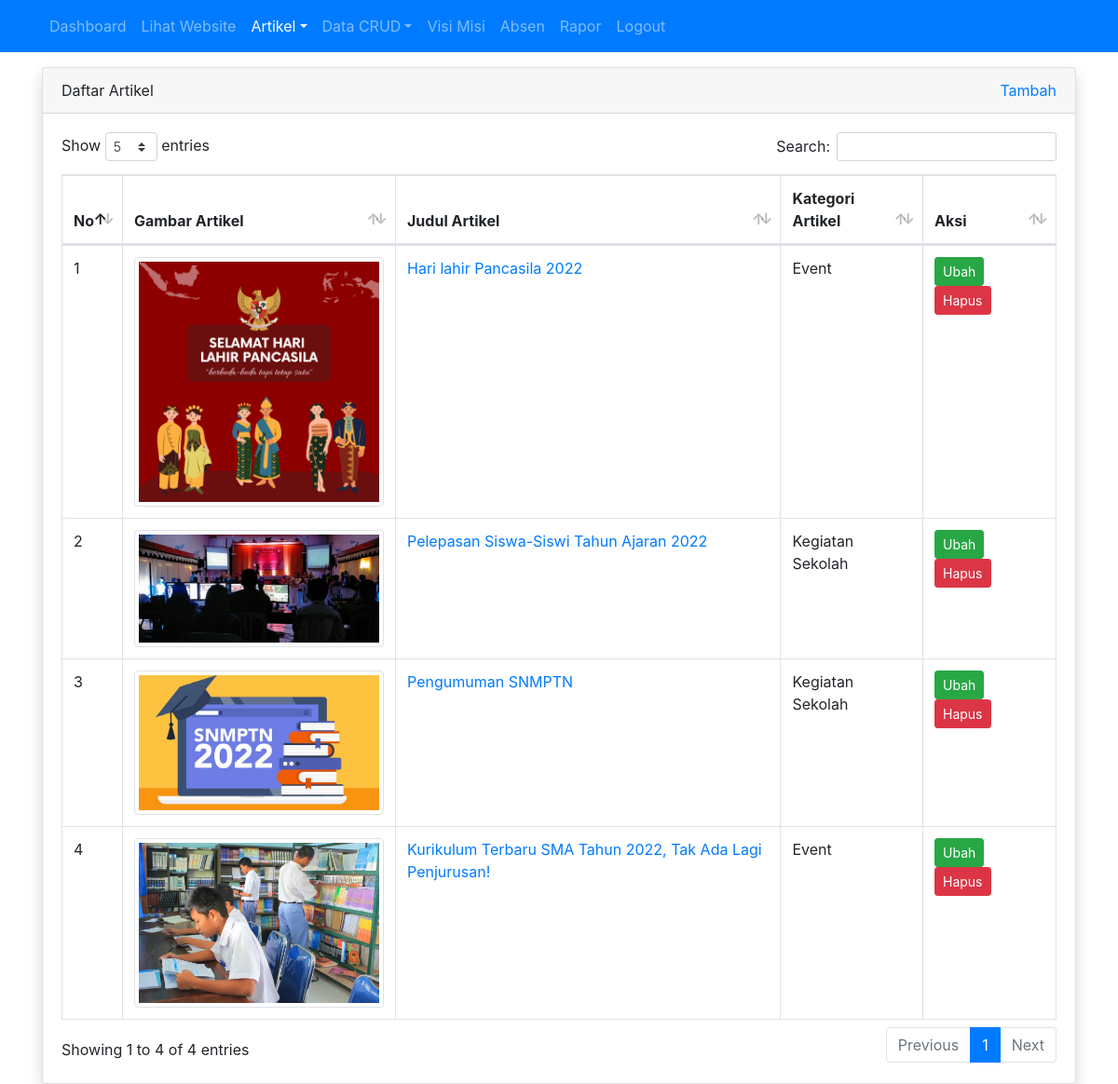
/admin/artikel/index.php (signed in), run on the app's committed database.
### tables this page shows
CREATE TABLE `tbl_artikel` (
  `id` int(11) NOT NULL,
  `judul` varchar(255) DEFAULT NULL,
  `isi` text DEFAULT NULL,
  `tanggal` date DEFAULT NULL,
  `foto` varchar(100) DEFAULT NULL,
  `id_kategori` int(11) DEFAULT NULL
);

CREATE TABLE `tbl_kategori_artikel` (
  `id` int(11) NOT NULL,
  `nama_kategori` varchar(30) DEFAULT NULL
);

### admin/artikel/index.php (the view, shortened to what this page needs)
<?php
require_once '../../koneksi.php';
$query = mysqli_query($koneksi, "SELECT tbl_artikel.*, tbl_kategori_artikel.nama_kategori FROM tbl_artikel LEFT JOIN tbl_kategori_artikel ON tbl_artikel.id_kategori = tbl_kategori_artikel.id");
$no = 1;
?>
<!DOCTYPE html>
<html>
<head>
	<link rel="stylesheet" href="../../resources/datatables/datatables.min.css">
	<link rel="stylesheet" href="../../resources/css/bootstrap.min.css">
</head>
<body>
	<?php require_once '../navbar.php'; ?>
	<div class="container mt-3">
		<div class="row">
			<div class="col">
				<div class="card shadow">
					<div class="card-header">
						<div class="clearfix">
							<div class="float-left">
								Daftar Artikel
							</div>
							<div class="float-right">
								<a href="tambah.php">Tambah</a>
							</div>
						</div>
					</div>
					<div class="card-body">
						<table id="table_id" class="dataTable table table-bordered">
						    <thead>
						        <tr>
						            <th>No</th>
						            <th width="250px">Gambar Artikel</th>
						            <th>Judul Artikel</th>
						            <th>Kategori Artikel</th>
						            <th width="100px">Aksi</th>
						        </tr>
						    </thead>
						    <tbody>
						        <?php while($row = mysqli_fetch_assoc($query)) : ?>
									<tr>
										<td><?= $no++ ?></td>
										<td><img src="../../images/artikel/<?= $row['foto'] ?>" alt="<?= $row['judul'] ?>" width="100%" class="img-thumbnail"></td>
										<td><a href="detail.php?id=<?= $row['id'] ?>"><?= $row['judul'] ?></a></td>
										<td><?= isset($row['nama_kategori']) ? $row['nama_kategori'] : '-' ?></td>
										<td>
											<a href="ubah.php?id=<?= $row['id'] ?>" class="btn btn-success btn-sm">Ubah</a>
											<a href="hapus.php?id=<?= $row['id'] ?>" class="btn btn-danger btn-sm" onclick="return confirm('apakah anda yakin?')">Hapus</a>
										</td>
									</tr>
								<?php endwhile; ?>
						    </tbody>
						</table>
					</div>
				</div>
			</div>
		</div>
	</div>
</body>
</html>

### data on the page
tbl_artikel: foto (picture), judul "Hari lahir Pancasila 2022", id_kategori.nama_kategori "Event"
tbl_artikel: foto (picture), judul "Pelepasan Siswa-Siswi Tahun Ajaran 2022", id_kategori.nama_kategori "Kegiatan Sekolah"
tbl_artikel: foto (picture), judul "Pengumuman SNMPTN", id_kategori.nama_kategori "Kegiatan Sekolah"
tbl_artikel: foto (picture), judul "Kurikulum Terbaru SMA Tahun 2022, Tak Ada Lagi Penjurusan!", id_kategori.nama_kategori "Event"
